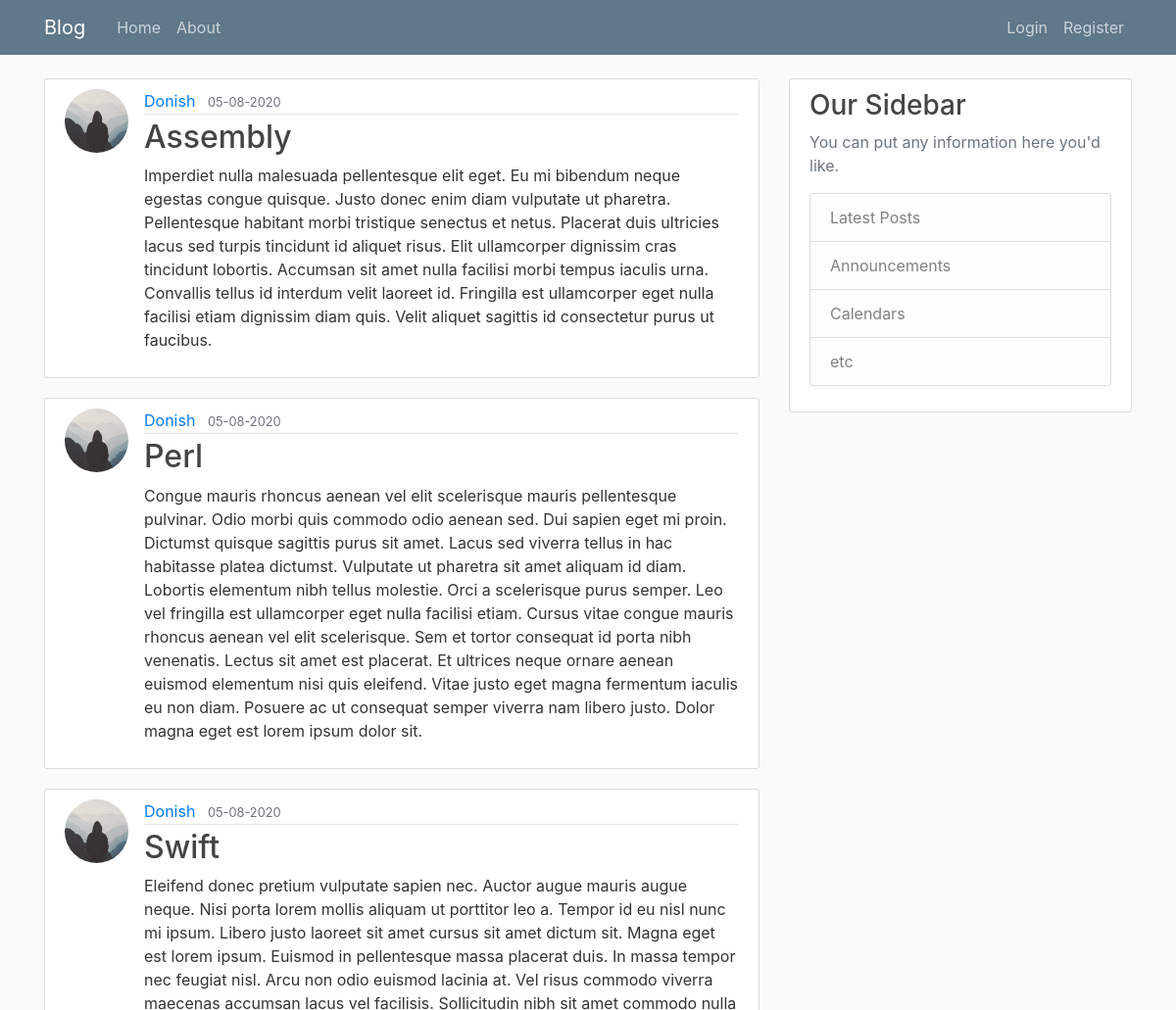
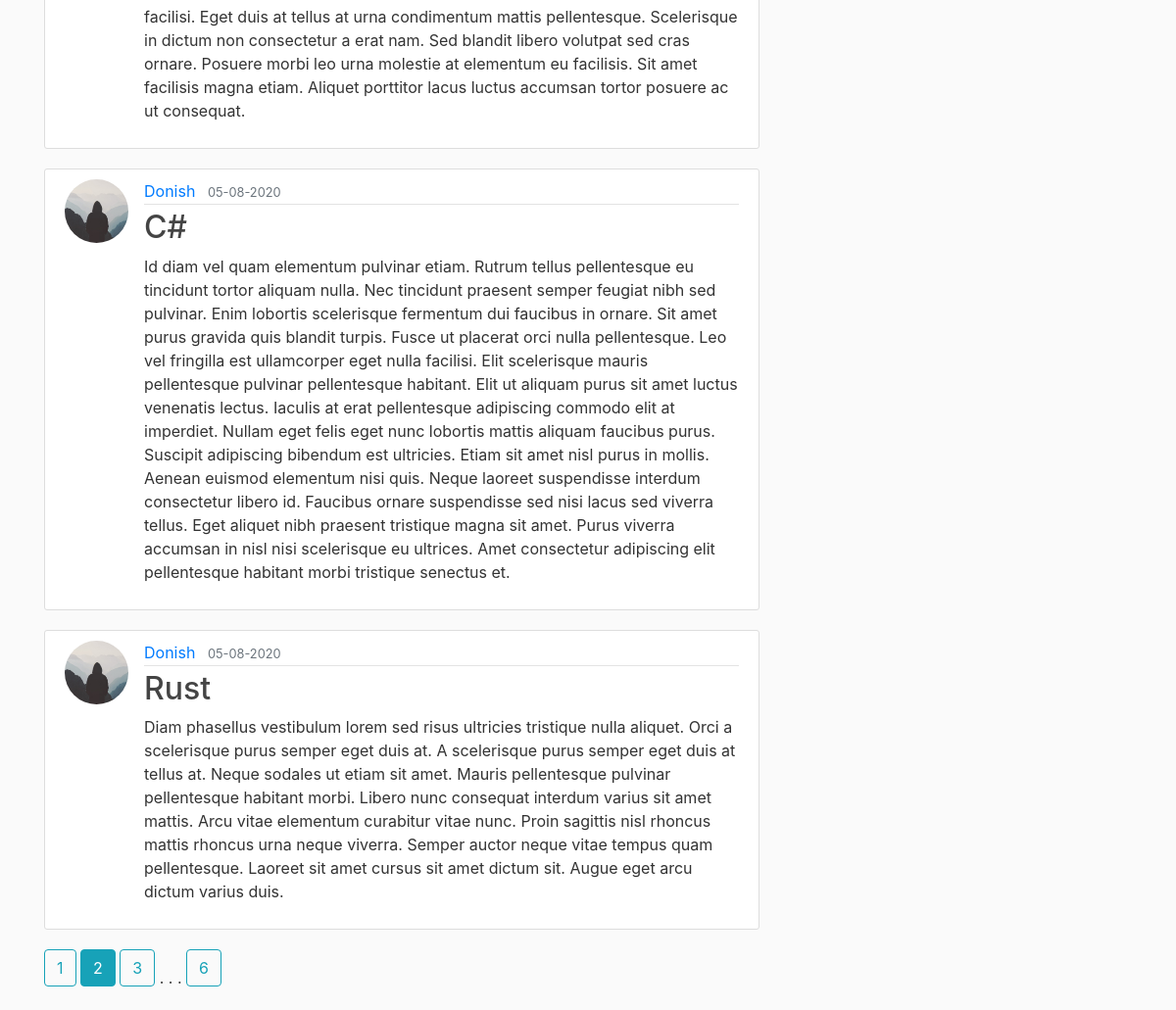
Screenshot of /?page=2 with the database file from the repository (2 pictures, top to bottom).
### flaskblog/models.py (models this page shows, shortened)
class Post(db.Model):
    id = db.Column(db.Integer, primary_key=True)
    title = db.Column(db.String(100), nullable=False)
    date_posted = db.Column(db.DateTime, nullable=False, default=datetime.utcnow)
    content = db.Column(db.Text, nullable=False)
    user_id = db.Column(db.Integer, db.ForeignKey('user.id'), nullable=False)

class User(db.Model, UserMixin):
    id = db.Column(db.Integer, primary_key=True)
    username = db.Column(db.String(20), unique=True, nullable=False )
    email = db.Column(db.String(120), unique=True, nullable=False)
    image_file = db.Column(db.String(20), nullable=False, default='default.jpeg')
    password = db.Column(db.String(60), nullable=False)
    posts = db.relationship('Post', backref='author', lazy=True)

### flaskblog/main/routes.py (the view)
@main.route('/')
def index():
    page = request.args.get('page', 1, type=int)
    posts = Post.query.order_by(Post.date_posted.desc()).paginate(page=page, per_page=5)
    return render_template('home.html', posts=posts)

### flaskblog/templates/home.html
{% extends 'layout.html' %}
{% block content %}
    {% for post in posts.items %}
        <article class="media content-section">
            <img class="rounded-circle article-img" src="{{ url_for('static', filename='profiles/' + post.author.image_file) }}">
          <div class="media-body">
            <div class="article-metadata">
              <a class="mr-2" href="{{ url_for('users.user_posts', username=post.author.username) }}">{{ post.author.username }}</a>
              <small class="text-muted">{{ post.date_posted.strftime('%d-%m-%Y') }}</small>
            </div>
            <h2><a class="article-title" href="{{ url_for('posts.post', post_id=post.id) }}">{{ post.title }}</a></h2>
            <p class="article-content">{{ post.content }}</p>
          </div>
        </article>
    {% endfor %}
    {% for page_num in posts.iter_pages(left_edge=1, right_edge=1, left_current=1, right_current=2) %}
        {% if page_num %}
            {% if posts.page == page_num %}
                <a class="btn btn-info mb-4" href="{{ url_for('main.index', page=page_num) }}">{{ page_num }}</a>
            {% else %}
                <a class="btn btn-outline-info mb-4" href="{{ url_for('main.index', page=page_num) }}">{{ page_num }}</a>
            {% endif %}
        {% else %}
            .  .  .
        {% endif %}
    {% endfor %}
{% endblock content %}

### flaskblog/static/main.css (style rules this page uses)
body { background: #fafafa; color: #333333; margin-top: 5rem; }
h1, h2, h3, h4, h5, h6 { color: #444444; }
.content-section { background: #ffffff; padding: 10px 20px; border: 1px solid #dddddd; border-radius: 3px; margin-bottom: 20px; }
.article-title { color: #444444; }
.article-content { white-space: pre-line; }
.article-img { height: 65px; width: 65px; margin-right: 16px; }
.article-metadata { padding-bottom: 1px; margin-bottom: 4px; border-bottom: 1px solid #e3e3e3 }

### rows the page displays
Post: image_file (placeholder picture), author.username "Donish", date_posted "05-08-2020", title "Assembly", content "Imperdiet nulla malesuada pellentesque elit eget. Eu mi bibendum neque egestas congue quisque. Justo donec enim diam vulputate ut pharetra. Pellentesque habitant morbi tristique senectus et netus. Placerat duis ultricies lacus sed turpis tincidunt id aliquet risus. Elit ullamcorper dignissim cras tincidunt lobortis. Accumsan sit amet nulla facilisi morbi tempus iaculis urna. Convallis tellus id interdum velit laoreet id. Fringilla est ullamcorper eget nulla facilisi etiam dignissim diam quis. Velit aliquet sagittis id consectetur purus ut faucibus."
Post: image_file (placeholder picture), author.username "Donish", date_posted "05-08-2020", title "Perl", content "Congue mauris rhoncus aenean vel elit scelerisque mauris pellentesque pulvinar. Odio morbi quis commodo odio aenean sed. Dui sapien eget mi proin. Dictumst quisque sagittis purus sit amet. Lacus sed viverra tellus in hac habitasse platea dictumst. Vulputate ut pharetra sit amet aliquam id diam. Lobortis elementum nibh tellus molestie. Orci a scelerisque purus semper. Leo vel fringilla est ullamcorper eget nulla facilisi etiam. Cursus vitae congue mauris rhoncus aenean vel elit scelerisque. Sem et tortor consequat id porta nibh venenatis. Lectus sit amet est placerat. Et ultrices neque ornare aenean euismod elementum nisi quis eleifend. Vitae justo eget magna fermentum iaculis eu non diam.…"
Post: image_file (placeholder picture), author.username "Donish", date_posted "05-08-2020", title "Swift", content "Eleifend donec pretium vulputate sapien nec. Auctor augue mauris augue neque. Nisi porta lorem mollis aliquam ut porttitor leo a. Tempor id eu nisl nunc mi ipsum. Libero justo laoreet sit amet cursus sit amet dictum sit. Magna eget est lorem ipsum. Euismod in pellentesque massa placerat duis. In massa tempor nec feugiat nisl. Arcu non odio euismod lacinia at. Vel risus commodo viverra maecenas accumsan lacus vel facilisis. Sollicitudin nibh sit amet commodo nulla facilisi. Eget duis at tellus at urna condimentum mattis pellentesque. Scelerisque in dictum non consectetur a erat nam. Sed blandit libero volutpat sed cras ornare. Posuere morbi leo urna molestie at elementum eu facilisis. Sit…"
Post: image_file (placeholder picture), author.username "Donish", date_posted "05-08-2020", title "C#", content "Id diam vel quam elementum pulvinar etiam. Rutrum tellus pellentesque eu tincidunt tortor aliquam nulla. Nec tincidunt praesent semper feugiat nibh sed pulvinar. Enim lobortis scelerisque fermentum dui faucibus in ornare. Sit amet purus gravida quis blandit turpis. Fusce ut placerat orci nulla pellentesque. Leo vel fringilla est ullamcorper eget nulla facilisi. Elit scelerisque mauris pellentesque pulvinar pellentesque habitant. Elit ut aliquam purus sit amet luctus venenatis lectus. Iaculis at erat pellentesque adipiscing commodo elit at imperdiet. Nullam eget felis eget nunc lobortis mattis aliquam faucibus purus. Suscipit adipiscing bibendum est ultricies. Etiam sit amet nisl purus in…"
Post: image_file (placeholder picture), author.username "Donish", date_posted "05-08-2020", title "Rust", content "Diam phasellus vestibulum lorem sed risus ultricies tristique nulla aliquet. Orci a scelerisque purus semper eget duis at. A scelerisque purus semper eget duis at tellus at. Neque sodales ut etiam sit amet. Mauris pellentesque pulvinar pellentesque habitant morbi. Libero nunc consequat interdum varius sit amet mattis. Arcu vitae elementum curabitur vitae nunc. Proin sagittis nisl rhoncus mattis rhoncus urna neque viverra. Semper auctor neque vitae tempus quam pellentesque. Laoreet sit amet cursus sit amet dictum sit. Augue eget arcu dictum varius duis."

### other values shown
{{ page_num }} "1" "3" "6"
{{ page_num }} "2"
